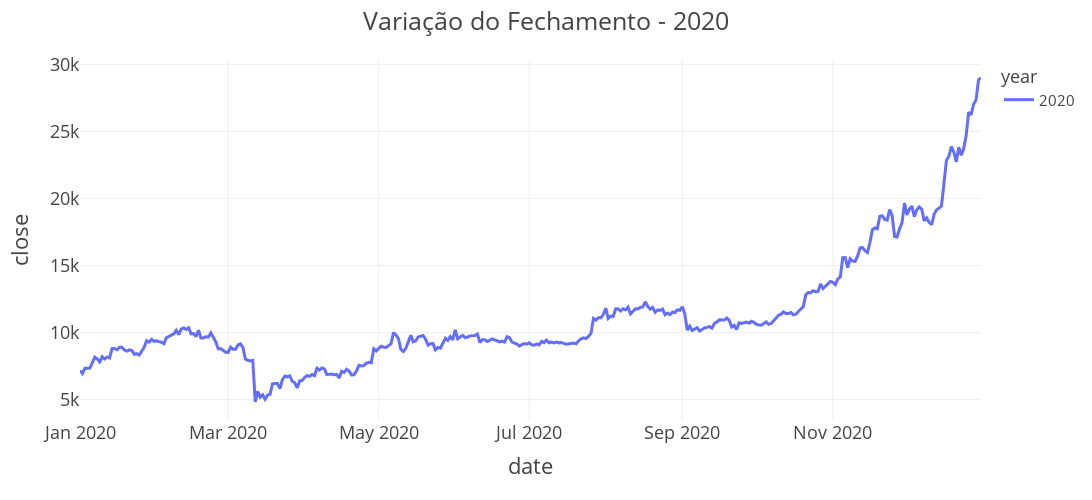

Source (notebook cell):
### Markdown cell above
- Podemos observar uma concentração maior/mais variação de outliers no ano de 2020, então resolvemos observar esses dados mais de perto para avaliar melhor esses outliers. Levantamos os seguintes questionamentos: esses valores são anomalias? Seriam eles fruto de algum "dump and pump" (prática que envolve inflar artificialmente o preço inserindo dinheiro e depois tirando rapidamente)? Ou são valores reais mesmo?

### Code cell
fig=px.line(data_frame=btc_dataset[btc_dataset['year']==2020], y='close', x='date', color='year')

fig.update_layout(
    title='Variação do Fechamento - 2020',
    autosize=False,
    width=1300,
    height=500,
    legend=dict(font=dict(size= 15)),
    template='presentation')

### Figure 1 — Plotly figure (JSON) as saved in the notebook; plotly's stock layout.template omitted (floating-point values rounded to 4 significant figures; data arrays with more than 128 entries replaced by an {"elided": "..."} marker saying what was removed)
{"data": [{"hovertemplate": "year=2020<br>date=%{x}<br>close=%{y}<extra></extra>", "legendgroup": "2020", "line": {"color": "#636efa", "dash": "solid"}, "marker": {"symbol": "circle"}, "mode": "lines", "name": "2020", "orientation": "v", "showlegend": true, "type": "scatter", "x": {"elided": "366 str values"}, "xaxis": "x", "y": {"elided": "366 float values"}, "yaxis": "y"}], "layout": {"autosize": false, "height": 500, "legend": {"font": {"size": 15}, "title": {"text": "year"}, "tracegroupgap": 0}, "margin": {"t": 60}, "title": {"text": "Variação do Fechamento - 2020"}, "width": 1300, "xaxis": {"anchor": "y", "domain": [0, 1], "title": {"text": "date"}}, "yaxis": {"anchor": "x", "domain": [0, 1], "title": {"text": "close"}}}}
